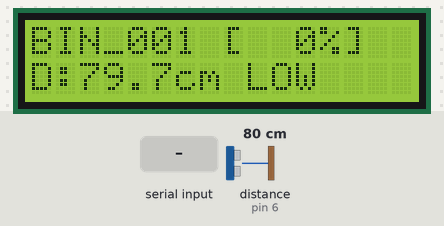
Recording of a sketch running on a simulated Arduino Uno, built with avr-gcc and run on an emulated ATmega328P. On the bench: 16×2 character LCD. Wiring (inferred from the names in the program): ultrasonic range finder: trigger pin 7; echo pin 6. The test bench sets the inputs (shaded band); at power-on: distance to the obstacle (sensor on pin 6) 80 cm. The echo pulse lasts 58.3 µs per cm; what the sketch prints to the serial monitor is not drawn.

Above: at 3.6 s.
3.7 s: distance to the obstacle (sensor on pin 6) set to 2 cm
At 6.3 s:
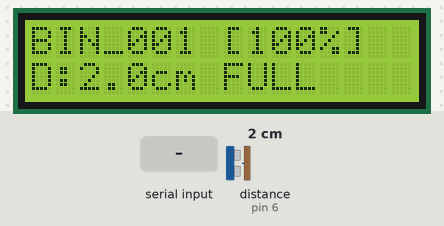
7.5 s: distance to the obstacle (sensor on pin 6) set to 13 cm
At 9.9 s:
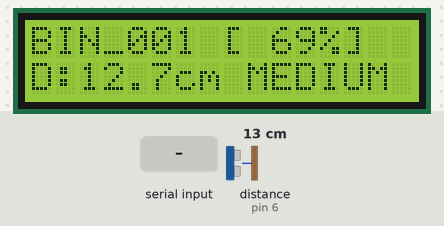
15.5 s: distance to the obstacle (sensor on pin 6) set to 9 cm
At 19.2 s:
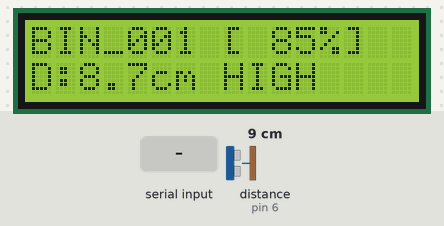
19.5 s: "1" received over the second serial link
At 22.3 s:
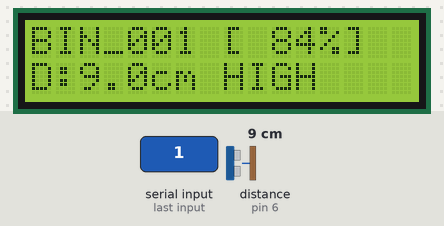
Timing chart, 0 to 23.8 s (numbered marks = the images above; inputs shaded):
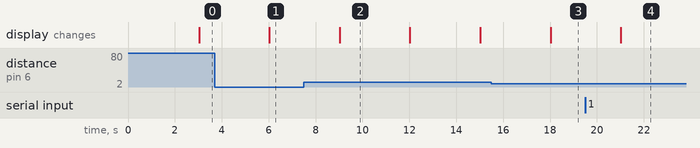

Measured:
- the behaviour switches between 11 and 10 cm on distance to the obstacle (sensor on pin 6) (found by bisection; images 2 and 3)
- after the input at 3.7 s, the display: changes after 2.3 s (image 1)
- after the input at 7.5 s, the display: changes after 1.5 s (image 2)
- after the input at 15.5 s, the display: changes after 2.5 s (image 3)
- after the input at 19.5 s, the display: changes after 1.5 s (image 4)
- what the display in image 2 shows lasts 3.0 s, from 9.0 s to 12.0 s

The sketch:

arduino_uno_dustbin.ino
```cpp
/*
 * ============================================================================
 * SMART MUNICIPAL DUSTBIN MONITORING PLATFORM
 * ARDUINO UNO LOCAL CONTROLLER SKETCH
 * ============================================================================
 *
 * Device Identity: BIN_001 (configurable for BIN_001 .. BIN_005)
 * Primary Controller: Arduino UNO
 * Sensor: Ultrasonic HC-SR04
 * Display: 16x2 I2C LCD (PCF8574 address 0x27)
 * Comm Bridge: SoftwareSerial to ESP32-CAM via 1kΩ/1kΩ Voltage Divider
 *
 * HARDWARE WIRING (MANDATORY SPECIFICATION):
 * ----------------------------------------------------------------------------
 * 1. Ultrasonic HC-SR04:
 *    - VCC  -> Arduino 5V
 *    - GND  -> Arduino GND
 *    - TRIG -> Arduino D7
 *    - ECHO -> Arduino D6
 *
 * 2. 16x2 I2C LCD:
 *    - VCC  -> Arduino 5V
 *    - GND  -> Arduino GND
 *    - SDA  -> Arduino A4
 *    - SCL  -> Arduino A5
 *
 * 3. Arduino UNO -> ESP32-CAM Communication:
 *    - Arduino D11 (TX) -> 1kΩ resistor -> junction -> ESP32-CAM U0RXD (GPIO3)
 *    - junction         -> 1kΩ resistor -> GND
 *      (50% Voltage divider steps 5V down to 2.5V safe logic level for 3.3V ESP32)
 *    - Arduino D10 (RX) <- ESP32-CAM U0TXD (GPIO1) (Direct connection, 3.3V is logic HIGH)
 *    - Arduino GND      <-> ESP32-CAM GND (COMMON GROUND IS CRITICAL!)
 *    - ESP32-CAM Power: 5V power supply to 5V pin.
 *      DO NOT connect 5V directly to ESP32-CAM 3.3V pin.
 *
 * SENSOR SPECIFICATION:
 * ----------------------------------------------------------------------------
 * - EMPTY_DISTANCE = 30.0 cm
 * - FULL_DISTANCE  = 5.0 cm
 * - Formula: fill_percent = ((EMPTY_DISTANCE - distance_cm) / (EMPTY_DISTANCE - FULL_DISTANCE)) * 100
 * - Clamped: 0% to 100%
 * - Status:
 *     0  - 49% : LOW
 *     50 - 79% : MEDIUM
 *     80 - 89% : HIGH
 *     90 - 100%: FULL
 * ============================================================================
 */

#include <Wire.h>
#include <LiquidCrystal_I2C.h>
#include <SoftwareSerial.h>

// --- Device Configuration ---
const char* BIN_ID = "BIN_001"; // Change to BIN_002..BIN_005 per device deployment

// --- Pin Assignments ---
const int PIN_TRIG = 7;
const int PIN_ECHO = 6;
const int PIN_ESP_RX = 10; // Arduino RX (receives from ESP8266 TX)
const int PIN_ESP_TX = 11; // Arduino TX (sends to ESP8266 RX via voltage divider)

// --- Calibration Constants ---
const float EMPTY_DISTANCE = 30.0; // cm
const float FULL_DISTANCE  = 5.0;  // cm

// --- Timing ---
const unsigned long TELEMETRY_INTERVAL_MS = 3000; // Sample & send every 3 seconds
unsigned long lastTelemetryTime = 0;

// --- Peripherals ---
LiquidCrystal_I2C lcd(0x27, 16, 2);
SoftwareSerial espSerial(PIN_ESP_RX, PIN_ESP_TX); // RX, TX

void setup() {
  Serial.begin(9600);       // Serial monitor debugging
  espSerial.begin(9600);    // Serial link to ESP8266

  pinMode(PIN_TRIG, OUTPUT);
  pinMode(PIN_ECHO, INPUT);

  // Initialize 16x2 I2C LCD
  lcd.init();
  lcd.backlight();
  lcd.clear();
  lcd.setCursor(0, 0);
  lcd.print("MUNICIPAL DUSTBIN");
  lcd.setCursor(0, 1);
  lcd.print("ID: ");
  lcd.print(BIN_ID);
  delay(1500);

  Serial.println(F("[SYSTEM] Arduino UNO Controller Initialized"));
  Serial.print(F("[SYSTEM] Bin Identity: "));
  Serial.println(BIN_ID);
}

float measureDistanceCm() {
  // Clear trigger pin
  digitalWrite(PIN_TRIG, LOW);
  delayMicroseconds(2);

  // Send 10 microsecond pulse
  digitalWrite(PIN_TRIG, HIGH);
  delayMicroseconds(10);
  digitalWrite(PIN_TRIG, LOW);

  // Read echo duration (microseconds) with 35ms timeout (~600cm max range)
  long duration = pulseIn(PIN_ECHO, HIGH, 35000);
  if (duration == 0) {
    // Timeout: return maximum distance
    return EMPTY_DISTANCE;
  }

  // Speed of sound: 343 m/s = 0.0343 cm/microsecond. Divide by 2 for round-trip.
  float distance = (duration * 0.0343) / 2.0;

  // Bound within reasonable physical limits
  if (distance < 2.0) distance = 2.0;
  if (distance > 100.0) distance = EMPTY_DISTANCE;

  return distance;
}

int calculateFillPercent(float distanceCm) {
  float percent = ((EMPTY_DISTANCE - distanceCm) / (EMPTY_DISTANCE - FULL_DISTANCE)) * 100.0;

  // Strict clamping to 0% - 100%
  if (percent < 0.0) percent = 0.0;
  if (percent > 100.0) percent = 100.0;

  return (int)round(percent);
}

const char* determineStatus(int fillPercent) {
  if (fillPercent >= 90) return "FULL";
  if (fillPercent >= 80) return "HIGH";
  if (fillPercent >= 50) return "MEDIUM";
  return "LOW";
}

void updateLCD(float distanceCm, int fillPercent, const char* status) {
  // Line 1: BIN_001 [ 93%]
  lcd.setCursor(0, 0);
  lcd.print(BIN_ID);
  lcd.print(" [");
  if (fillPercent < 10) lcd.print(" ");
  if (fillPercent < 100) lcd.print(" ");
  lcd.print(fillPercent);
  lcd.print("%]  ");

  // Line 2: D: 6.8cm  FULL
  lcd.setCursor(0, 1);
  lcd.print("D:");
  lcd.print(distanceCm, 1);
  lcd.print("cm ");
  lcd.print(status);
  lcd.print("     ");
}

void transmitToESP(float distanceCm, int fillPercent, const char* status) {
  // Transmit structured packet line over SoftwareSerial to ESP8266:
  // Format: BIN_ID,DISTANCE_CM,FILL_PERCENT,STATUS
  // Example: BIN_001,6.8,93,FULL
  espSerial.print(BIN_ID);
  espSerial.print(",");
  espSerial.print(distanceCm, 1);
  espSerial.print(",");
  espSerial.print(fillPercent);
  espSerial.print(",");
  espSerial.println(status);

  // Also print to USB Serial for debugging
  Serial.print(F("[TELEMETRY] Sent to ESP32-CAM -> "));
  Serial.print(BIN_ID);
  Serial.print(F(" | Dist: "));
  Serial.print(distanceCm, 1);
  Serial.print(F("cm | Fill: "));
  Serial.print(fillPercent);
  Serial.print(F("% | Status: "));
  Serial.println(status);
}

void loop() {
  unsigned long now = millis();

  if (now - lastTelemetryTime >= TELEMETRY_INTERVAL_MS) {
    lastTelemetryTime = now;

    // Take sensor measurement
    float distanceCm = measureDistanceCm();
    int fillPercent = calculateFillPercent(distanceCm);
    const char* status = determineStatus(fillPercent);

    // Display on 16x2 I2C LCD
    updateLCD(distanceCm, fillPercent, status);

    // Transmit telemetry to ESP8266
    transmitToESP(distanceCm, fillPercent, status);
  }

  // Forward any incoming messages from ESP8266 to USB Serial
  if (espSerial.available()) {
    char c = espSerial.read();
    Serial.write(c);
  }
}
```
